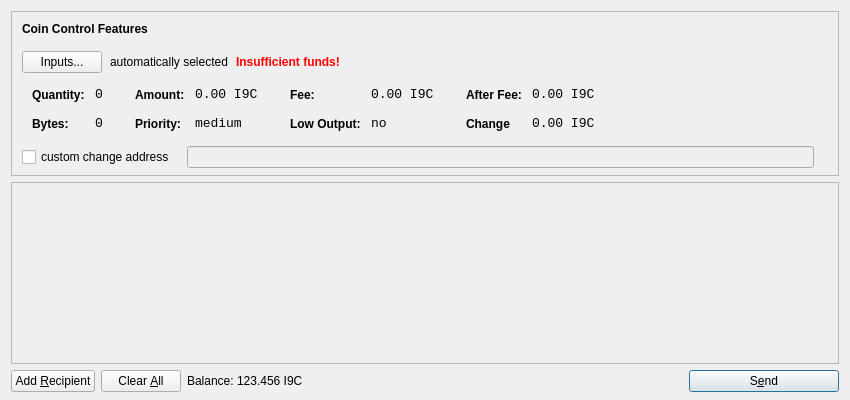
<?xml version="1.0" encoding="UTF-8"?>
<ui version="4.0">
 <class>SendCoinsDialog</class>
 <widget class="QDialog" name="SendCoinsDialog">
  <property name="geometry">
   <rect>
    <x>0</x>
    <y>0</y>
    <width>850</width>
    <height>400</height>
   </rect>
  </property>
  <property name="windowTitle">
   <string>Send Coins</string>
  </property>
  <layout class="QVBoxLayout" name="verticalLayout" stretch="0,1,0">
   <property name="bottomMargin">
    <number>8</number>
   </property>
   <item>
    <widget class="QFrame" name="frameCoinControl">
     <property name="sizePolicy">
      <sizepolicy hsizetype="Expanding" vsizetype="Expanding">
       <horstretch>0</horstretch>
       <verstretch>0</verstretch>
      </sizepolicy>
     </property>
     <property name="maximumSize">
      <size>
       <width>16777215</width>
       <height>16777215</height>
      </size>
     </property>
     <property name="frameShape">
      <enum>QFrame::StyledPanel</enum>
     </property>
     <property name="frameShadow">
      <enum>QFrame::Sunken</enum>
     </property>
     <layout class="QVBoxLayout" name="verticalLayoutCoinControl2">
      <property name="spacing">
       <number>-1</number>
      </property>
      <property name="leftMargin">
       <number>0</number>
      </property>
      <property name="topMargin">
       <number>0</number>
      </property>
      <property name="rightMargin">
       <number>0</number>
      </property>
      <property name="bottomMargin">
       <number>6</number>
      </property>
      <item>
       <layout class="QVBoxLayout" name="verticalLayoutCoinControl" stretch="0,0,0,0,1">
        <property name="spacing">
         <number>0</number>
        </property>
        <property name="leftMargin">
         <number>10</number>
        </property>
        <property name="topMargin">
         <number>10</number>
        </property>
        <item>
         <layout class="QHBoxLayout" name="horizontalLayoutCoinControl1">
          <property name="bottomMargin">
           <number>15</number>
          </property>
          <item>
           <widget class="QLabel" name="labelCoinControlFeatures">
            <property name="sizePolicy">
             <sizepolicy hsizetype="Preferred" vsizetype="Maximum">
              <horstretch>0</horstretch>
              <verstretch>0</verstretch>
             </sizepolicy>
            </property>
            <property name="font">
             <font>
              <weight>75</weight>
              <bold>true</bold>
             </font>
            </property>
            <property name="styleSheet">
             <string notr="true">font-weight:bold;</string>
            </property>
            <property name="text">
             <string>Coin Control Features</string>
            </property>
           </widget>
          </item>
         </layout>
        </item>
        <item>
         <layout class="QHBoxLayout" name="horizontalLayoutCoinControl2" stretch="0,0,0,0">
          <property name="spacing">
           <number>8</number>
          </property>
          <property name="bottomMargin">
           <number>10</number>
          </property>
          <item>
           <widget class="QPushButton" name="pushButtonCoinControl">
            <property name="styleSheet">
             <string notr="true"/>
            </property>
            <property name="text">
             <string>Inputs...</string>
            </property>
           </widget>
          </item>
          <item>
           <widget class="QLabel" name="labelCoinControlAutomaticallySelected">
            <property name="text">
             <string>automatically selected</string>
            </property>
            <property name="margin">
             <number>5</number>
            </property>
           </widget>
          </item>
          <item>
           <widget class="QLabel" name="labelCoinControlInsuffFunds">
            <property name="font">
             <font>
              <weight>75</weight>
              <bold>true</bold>
             </font>
            </property>
            <property name="styleSheet">
             <string notr="true">color:red;font-weight:bold;</string>
            </property>
            <property name="text">
             <string>Insufficient funds!</string>
            </property>
            <property name="margin">
             <number>5</number>
            </property>
           </widget>
          </item>
          <item>
           <spacer name="horizontalSpacerCoinControl">
            <property name="orientation">
             <enum>Qt::Horizontal</enum>
            </property>
            <property name="sizeHint" stdset="0">
             <size>
              <width>40</width>
              <height>1</height>
             </size>
            </property>
           </spacer>
          </item>
         </layout>
        </item>
        <item>
         <widget class="QWidget" name="widgetCoinControl" native="true">
          <property name="sizePolicy">
           <sizepolicy hsizetype="Preferred" vsizetype="Preferred">
            <horstretch>0</horstretch>
            <verstretch>0</verstretch>
           </sizepolicy>
          </property>
          <property name="minimumSize">
           <size>
            <width>0</width>
            <height>0</height>
           </size>
          </property>
          <property name="styleSheet">
           <string notr="true"/>
          </property>
          <layout class="QHBoxLayout" name="horizontalLayoutCoinControl5">
           <property name="margin">
            <number>0</number>
           </property>
           <item>
            <layout class="QHBoxLayout" name="horizontalLayoutCoinControl3" stretch="0,0,0,1">
             <property name="spacing">
              <number>20</number>
             </property>
             <property name="topMargin">
              <number>0</number>
             </property>
             <property name="bottomMargin">
              <number>10</number>
             </property>
             <item>
              <layout class="QFormLayout" name="formLayoutCoinControl1">
               <property name="horizontalSpacing">
                <number>10</number>
               </property>
               <property name="verticalSpacing">
                <number>14</number>
               </property>
               <property name="leftMargin">
                <number>10</number>
               </property>
               <property name="topMargin">
                <number>4</number>
               </property>
               <property name="rightMargin">
                <number>6</number>
               </property>
               <item row="0" column="0">
                <widget class="QLabel" name="labelCoinControlQuantityText">
                 <property name="styleSheet">
                  <string notr="true">font-weight:bold;</string>
                 </property>
                 <property name="text">
                  <string>Quantity:</string>
                 </property>
                 <property name="margin">
                  <number>0</number>
                 </property>
                </widget>
               </item>
               <item row="0" column="1">
                <widget class="QLabel" name="labelCoinControlQuantity">
                 <property name="font">
                  <font>
                   <family>Monospace</family>
                   <pointsize>10</pointsize>
                  </font>
                 </property>
                 <property name="cursor">
                  <cursorShape>IBeamCursor</cursorShape>
                 </property>
                 <property name="contextMenuPolicy">
                  <enum>Qt::ActionsContextMenu</enum>
                 </property>
                 <property name="text">
                  <string>0</string>
                 </property>
                 <property name="margin">
                  <number>0</number>
                 </property>
                 <property name="textInteractionFlags">
                  <set>Qt::LinksAccessibleByMouse|Qt::TextSelectableByKeyboard|Qt::TextSelectableByMouse</set>
                 </property>
                </widget>
               </item>
               <item row="1" column="0">
                <widget class="QLabel" name="labelCoinControlBytesText">
                 <property name="styleSheet">
                  <string notr="true">font-weight:bold;</string>
                 </property>
                 <property name="text">
                  <string>Bytes:</string>
                 </property>
                </widget>
               </item>
               <item row="1" column="1">
                <widget class="QLabel" name="labelCoinControlBytes">
                 <property name="font">
                  <font>
                   <family>Monospace</family>
                   <pointsize>10</pointsize>
                  </font>
                 </property>
                 <property name="cursor">
                  <cursorShape>IBeamCursor</cursorShape>
                 </property>
                 <property name="contextMenuPolicy">
                  <enum>Qt::ActionsContextMenu</enum>
                 </property>
                 <property name="text">
                  <string>0</string>
                 </property>
                 <property name="textInteractionFlags">
                  <set>Qt::LinksAccessibleByMouse|Qt::TextSelectableByKeyboard|Qt::TextSelectableByMouse</set>
                 </property>
                </widget>
               </item>
              </layout>
             </item>
             <item>
              <layout class="QFormLayout" name="formLayoutCoinControl2">
               <property name="horizontalSpacing">
                <number>10</number>
               </property>
               <property name="verticalSpacing">
                <number>14</number>
               </property>
               <property name="leftMargin">
                <number>6</number>
               </property>
               <property name="topMargin">
                <number>4</number>
               </property>
               <property name="rightMargin">
                <number>6</number>
               </property>
               <item row="0" column="0">
                <widget class="QLabel" name="labelCoinControlAmountText">
                 <property name="styleSheet">
                  <string notr="true">font-weight:bold;</string>
                 </property>
                 <property name="text">
                  <string>Amount:</string>
                 </property>
                 <property name="margin">
                  <number>0</number>
                 </property>
                </widget>
               </item>
               <item row="0" column="1">
                <widget class="QLabel" name="labelCoinControlAmount">
                 <property name="font">
                  <font>
                   <family>Monospace</family>
                   <pointsize>10</pointsize>
                  </font>
                 </property>
                 <property name="cursor">
                  <cursorShape>IBeamCursor</cursorShape>
                 </property>
                 <property name="contextMenuPolicy">
                  <enum>Qt::ActionsContextMenu</enum>
                 </property>
                 <property name="text">
                  <string>0.00 I9C</string>
                 </property>
                 <property name="textInteractionFlags">
                  <set>Qt::LinksAccessibleByMouse|Qt::TextSelectableByKeyboard|Qt::TextSelectableByMouse</set>
                 </property>
                </widget>
               </item>
               <item row="1" column="0">
                <widget class="QLabel" name="labelCoinControlPriorityText">
                 <property name="styleSheet">
                  <string notr="true">font-weight:bold;</string>
                 </property>
                 <property name="text">
                  <string>Priority:</string>
                 </property>
                </widget>
               </item>
               <item row="1" column="1">
                <widget class="QLabel" name="labelCoinControlPriority">
                 <property name="font">
                  <font>
                   <family>Monospace</family>
                   <pointsize>10</pointsize>
                  </font>
                 </property>
                 <property name="cursor">
                  <cursorShape>IBeamCursor</cursorShape>
                 </property>
                 <property name="contextMenuPolicy">
                  <enum>Qt::ActionsContextMenu</enum>
                 </property>
                 <property name="text">
                  <string>medium</string>
                 </property>
                 <property name="textInteractionFlags">
                  <set>Qt::LinksAccessibleByMouse|Qt::TextSelectableByKeyboard|Qt::TextSelectableByMouse</set>
                 </property>
                </widget>
               </item>
              </layout>
             </item>
             <item>
              <layout class="QFormLayout" name="formLayoutCoinControl3">
               <property name="horizontalSpacing">
                <number>10</number>
               </property>
               <property name="verticalSpacing">
                <number>14</number>
               </property>
               <property name="leftMargin">
                <number>6</number>
               </property>
               <property name="topMargin">
                <number>4</number>
               </property>
               <property name="rightMargin">
                <number>6</number>
               </property>
               <item row="0" column="0">
                <widget class="QLabel" name="labelCoinControlFeeText">
                 <property name="styleSheet">
                  <string notr="true">font-weight:bold;</string>
                 </property>
                 <property name="text">
                  <string>Fee:</string>
                 </property>
                 <property name="margin">
                  <number>0</number>
                 </property>
                </widget>
               </item>
               <item row="0" column="1">
                <widget class="QLabel" name="labelCoinControlFee">
                 <property name="font">
                  <font>
                   <family>Monospace</family>
                   <pointsize>10</pointsize>
                  </font>
                 </property>
                 <property name="cursor">
                  <cursorShape>IBeamCursor</cursorShape>
                 </property>
                 <property name="contextMenuPolicy">
                  <enum>Qt::ActionsContextMenu</enum>
                 </property>
                 <property name="text">
                  <string>0.00 I9C</string>
                 </property>
                 <property name="textInteractionFlags">
                  <set>Qt::LinksAccessibleByMouse|Qt::TextSelectableByKeyboard|Qt::TextSelectableByMouse</set>
                 </property>
                </widget>
               </item>
               <item row="1" column="0">
                <widget class="QLabel" name="labelCoinControlLowOutputText">
                 <property name="styleSheet">
                  <string notr="true">font-weight:bold;</string>
                 </property>
                 <property name="text">
                  <string>Low Output:</string>
                 </property>
                </widget>
               </item>
               <item row="1" column="1">
                <widget class="QLabel" name="labelCoinControlLowOutput">
                 <property name="font">
                  <font>
                   <family>Monospace</family>
                   <pointsize>10</pointsize>
                  </font>
                 </property>
                 <property name="cursor">
                  <cursorShape>IBeamCursor</cursorShape>
                 </property>
                 <property name="contextMenuPolicy">
                  <enum>Qt::ActionsContextMenu</enum>
                 </property>
                 <property name="text">
                  <string>no</string>
                 </property>
                 <property name="textInteractionFlags">
                  <set>Qt::LinksAccessibleByMouse|Qt::TextSelectableByKeyboard|Qt::TextSelectableByMouse</set>
                 </property>
                </widget>
               </item>
              </layout>
             </item>
             <item>
              <layout class="QFormLayout" name="formLayoutCoinControl4">
               <property name="horizontalSpacing">
                <number>10</number>
               </property>
               <property name="verticalSpacing">
                <number>14</number>
               </property>
               <property name="leftMargin">
                <number>6</number>
               </property>
               <property name="topMargin">
                <number>4</number>
               </property>
               <property name="rightMargin">
                <number>6</number>
               </property>
               <item row="0" column="0">
                <widget class="QLabel" name="labelCoinControlAfterFeeText">
                 <property name="styleSheet">
                  <string notr="true">font-weight:bold;</string>
                 </property>
                 <property name="text">
                  <string>After Fee:</string>
                 </property>
                 <property name="margin">
                  <number>0</number>
                 </property>
                </widget>
               </item>
               <item row="0" column="1">
                <widget class="QLabel" name="labelCoinControlAfterFee">
                 <property name="font">
                  <font>
                   <family>Monospace</family>
                   <pointsize>10</pointsize>
                  </font>
                 </property>
                 <property name="cursor">
                  <cursorShape>IBeamCursor</cursorShape>
                 </property>
                 <property name="contextMenuPolicy">
                  <enum>Qt::ActionsContextMenu</enum>
                 </property>
                 <property name="text">
                  <string>0.00 I9C</string>
                 </property>
                 <property name="textInteractionFlags">
                  <set>Qt::LinksAccessibleByMouse|Qt::TextSelectableByKeyboard|Qt::TextSelectableByMouse</set>
                 </property>
                </widget>
               </item>
               <item row="1" column="0">
                <widget class="QLabel" name="labelCoinControlChangeText">
                 <property name="styleSheet">
                  <string notr="true">font-weight:bold;</string>
                 </property>
                 <property name="text">
                  <string>Change</string>
                 </property>
                </widget>
               </item>
               <item row="1" column="1">
                <widget class="QLabel" name="labelCoinControlChange">
                 <property name="font">
                  <font>
                   <family>Monospace</family>
                   <pointsize>10</pointsize>
                  </font>
                 </property>
                 <property name="cursor">
                  <cursorShape>IBeamCursor</cursorShape>
                 </property>
                 <property name="contextMenuPolicy">
                  <enum>Qt::ActionsContextMenu</enum>
                 </property>
                 <property name="text">
                  <string>0.00 I9C</string>
                 </property>
                 <property name="textInteractionFlags">
                  <set>Qt::LinksAccessibleByMouse|Qt::TextSelectableByKeyboard|Qt::TextSelectableByMouse</set>
                 </property>
                </widget>
               </item>
              </layout>
             </item>
            </layout>
           </item>
          </layout>
         </widget>
        </item>
        <item>
         <layout class="QHBoxLayout" name="horizontalLayoutCoinControl4" stretch="0,0,0">
          <property name="spacing">
           <number>12</number>
          </property>
          <property name="sizeConstraint">
           <enum>QLayout::SetDefaultConstraint</enum>
          </property>
          <property name="topMargin">
           <number>5</number>
          </property>
          <property name="rightMargin">
           <number>5</number>
          </property>
          <item>
           <widget class="QCheckBox" name="checkBoxCoinControlChange">
            <property name="text">
             <string>custom change address</string>
            </property>
           </widget>
          </item>
          <item>
           <widget class="QLineEdit" name="lineEditCoinControlChange">
            <property name="enabled">
             <bool>false</bool>
            </property>
            <property name="sizePolicy">
             <sizepolicy hsizetype="Expanding" vsizetype="Fixed">
              <horstretch>0</horstretch>
              <verstretch>0</verstretch>
             </sizepolicy>
            </property>
           </widget>
          </item>
          <item>
           <widget class="QLabel" name="labelCoinControlChangeLabel">
            <property name="sizePolicy">
             <sizepolicy hsizetype="Preferred" vsizetype="Expanding">
              <horstretch>0</horstretch>
              <verstretch>0</verstretch>
             </sizepolicy>
            </property>
            <property name="minimumSize">
             <size>
              <width>0</width>
              <height>0</height>
             </size>
            </property>
            <property name="text">
             <string/>
            </property>
            <property name="margin">
             <number>3</number>
            </property>
           </widget>
          </item>
         </layout>
        </item>
        <item>
         <spacer name="verticalSpacerCoinControl">
          <property name="orientation">
           <enum>Qt::Vertical</enum>
          </property>
          <property name="sizeHint" stdset="0">
           <size>
            <width>800</width>
            <height>1</height>
           </size>
          </property>
         </spacer>
        </item>
       </layout>
      </item>
     </layout>
    </widget>
   </item>
   <item>
    <widget class="QScrollArea" name="scrollArea">
     <property name="widgetResizable">
      <bool>true</bool>
     </property>
     <widget class="QWidget" name="scrollAreaWidgetContents">
      <property name="geometry">
       <rect>
        <x>0</x>
        <y>0</y>
        <width>830</width>
        <height>165</height>
       </rect>
      </property>
      <layout class="QVBoxLayout" name="verticalLayout_2">
       <property name="margin">
        <number>0</number>
       </property>
       <item>
        <layout class="QVBoxLayout" name="entries">
         <property name="spacing">
          <number>6</number>
         </property>
        </layout>
       </item>
       <item>
        <spacer name="verticalSpacer">
         <property name="orientation">
          <enum>Qt::Vertical</enum>
         </property>
         <property name="sizeHint" stdset="0">
          <size>
           <width>20</width>
           <height>40</height>
          </size>
         </property>
        </spacer>
       </item>
      </layout>
     </widget>
    </widget>
   </item>
   <item>
    <layout class="QHBoxLayout" name="horizontalLayout">
     <item>
      <widget class="QPushButton" name="addButton">
       <property name="toolTip">
        <string>Send to multiple recipients at once</string>
       </property>
       <property name="text">
        <string>Add &amp;Recipient</string>
       </property>
       <property name="icon">
        <iconset resource="../bitcoin.qrc">
         <normaloff>:/icons/add</normaloff>:/icons/add</iconset>
       </property>
       <property name="autoDefault">
        <bool>false</bool>
       </property>
      </widget>
     </item>
     <item>
      <widget class="QPushButton" name="clearButton">
       <property name="sizePolicy">
        <sizepolicy hsizetype="Minimum" vsizetype="Fixed">
         <horstretch>0</horstretch>
         <verstretch>0</verstretch>
        </sizepolicy>
       </property>
       <property name="toolTip">
        <string>Remove all transaction fields</string>
       </property>
       <property name="text">
        <string>Clear &amp;All</string>
       </property>
       <property name="icon">
        <iconset resource="../bitcoin.qrc">
         <normaloff>:/icons/remove</normaloff>:/icons/remove</iconset>
       </property>
       <property name="autoRepeatDelay">
        <number>300</number>
       </property>
       <property name="autoDefault">
        <bool>false</bool>
       </property>
      </widget>
     </item>
     <item>
      <layout class="QHBoxLayout" name="horizontalLayout_2">
       <property name="spacing">
        <number>3</number>
       </property>
       <item>
        <widget class="QLabel" name="label">
         <property name="sizePolicy">
          <sizepolicy hsizetype="Preferred" vsizetype="Fixed">
           <horstretch>0</horstretch>
           <verstretch>0</verstretch>
          </sizepolicy>
         </property>
         <property name="text">
          <string>Balance:</string>
         </property>
        </widget>
       </item>
       <item>
        <widget class="QLabel" name="labelBalance">
         <property name="sizePolicy">
          <sizepolicy hsizetype="Preferred" vsizetype="Fixed">
           <horstretch>0</horstretch>
           <verstretch>0</verstretch>
          </sizepolicy>
         </property>
         <property name="cursor">
          <cursorShape>IBeamCursor</cursorShape>
         </property>
         <property name="text">
          <string>123.456 I9C</string>
         </property>
         <property name="textInteractionFlags">
          <set>Qt::LinksAccessibleByMouse|Qt::TextSelectableByKeyboard|Qt::TextSelectableByMouse</set>
         </property>
        </widget>
       </item>
      </layout>
     </item>
     <item>
      <spacer name="horizontalSpacer">
       <property name="orientation">
        <enum>Qt::Horizontal</enum>
       </property>
       <property name="sizeHint" stdset="0">
        <size>
         <width>40</width>
         <height>20</height>
        </size>
       </property>
      </spacer>
     </item>
     <item>
      <widget class="QPushButton" name="sendButton">
       <property name="minimumSize">
        <size>
         <width>150</width>
         <height>0</height>
        </size>
       </property>
       <property name="toolTip">
        <string>Confirm the send action</string>
       </property>
       <property name="text">
        <string>S&amp;end</string>
       </property>
       <property name="icon">
        <iconset resource="../bitcoin.qrc">
         <normaloff>:/icons/send</normaloff>:/icons/send</iconset>
       </property>
       <property name="default">
        <bool>true</bool>
       </property>
      </widget>
     </item>
    </layout>
   </item>
  </layout>
 </widget>
 <resources>
  <include location="../bitcoin.qrc"/>
 </resources>
 <connections/>
</ui>
